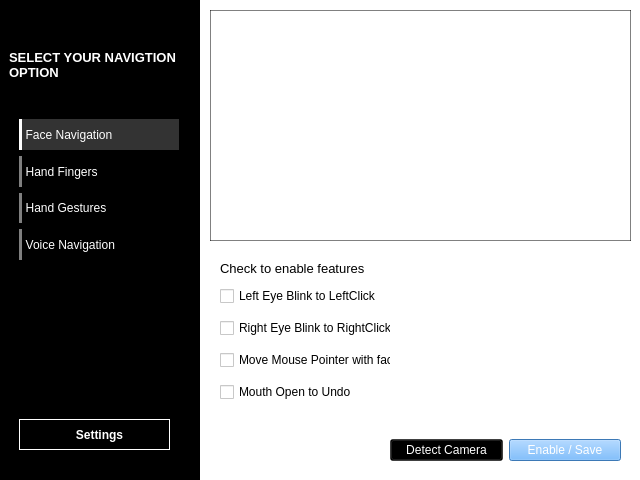
<?xml version="1.0" encoding="UTF-8"?>
<ui version="4.0">
 <class>MainWindow</class>
 <widget class="QDialog" name="MainWindow">
  <property name="geometry">
   <rect>
    <x>0</x>
    <y>0</y>
    <width>640</width>
    <height>480</height>
   </rect>
  </property>
  <property name="focusPolicy">
   <enum>Qt::StrongFocus</enum>
  </property>
  <property name="windowTitle">
   <string>Dialog</string>
  </property>
  <property name="styleSheet">
   <string notr="true">background-color: rgb(255, 255, 255);</string>
  </property>
  <widget class="QFrame" name="frame">
   <property name="geometry">
    <rect>
     <x>-1</x>
     <y>-1</y>
     <width>201</width>
     <height>481</height>
    </rect>
   </property>
   <property name="autoFillBackground">
    <bool>false</bool>
   </property>
   <property name="styleSheet">
    <string notr="true">background-color: rgb(0, 0, 0);</string>
   </property>
   <property name="frameShape">
    <enum>QFrame::StyledPanel</enum>
   </property>
   <property name="frameShadow">
    <enum>QFrame::Raised</enum>
   </property>
   <widget class="QLabel" name="label">
    <property name="geometry">
     <rect>
      <x>10</x>
      <y>10</y>
      <width>171</width>
      <height>111</height>
     </rect>
    </property>
    <property name="font">
     <font>
      <family>Microsoft Sans Serif</family>
      <pointsize>10</pointsize>
      <weight>75</weight>
      <bold>true</bold>
     </font>
    </property>
    <property name="styleSheet">
     <string notr="true">color: rgb(255, 255, 255);</string>
    </property>
    <property name="text">
     <string>SELECT YOUR NAVIGTION OPTION</string>
    </property>
    <property name="wordWrap">
     <bool>true</bool>
    </property>
    <property name="margin">
     <number>8</number>
    </property>
   </widget>
   <widget class="QWidget" name="verticalLayoutWidget">
    <property name="geometry">
     <rect>
      <x>20</x>
      <y>120</y>
      <width>160</width>
      <height>141</height>
     </rect>
    </property>
    <layout class="QVBoxLayout" name="verticalLayout">
     <item>
      <widget class="QLabel" name="nav_face">
       <property name="styleSheet">
        <string notr="true">color: rgb(255, 255, 255);
background-color: rgba(255, 255, 255,0.2);
border-left: 3px solid rgba(255,255,255,1);</string>
       </property>
       <property name="text">
        <string>  Face Navigation</string>
       </property>
       <property name="scaledContents">
        <bool>false</bool>
       </property>
       <property name="alignment">
        <set>Qt::AlignLeading|Qt::AlignLeft|Qt::AlignVCenter</set>
       </property>
       <property name="wordWrap">
        <bool>true</bool>
       </property>
       <property name="margin">
        <number>8</number>
       </property>
      </widget>
     </item>
     <item>
      <widget class="QLabel" name="nav_fingers">
       <property name="styleSheet">
        <string notr="true">color: rgb(255, 255, 255);
border-left: 3px solid rgba(255,255,255,0.5);</string>
       </property>
       <property name="text">
        <string>  Hand Fingers</string>
       </property>
       <property name="wordWrap">
        <bool>true</bool>
       </property>
       <property name="margin">
        <number>8</number>
       </property>
      </widget>
     </item>
     <item>
      <widget class="QLabel" name="nav_gestures">
       <property name="styleSheet">
        <string notr="true">color: rgb(255, 255, 255);
border-left: 3px solid rgba(255,255,255,0.5);</string>
       </property>
       <property name="text">
        <string>  Hand Gestures</string>
       </property>
       <property name="wordWrap">
        <bool>true</bool>
       </property>
       <property name="margin">
        <number>8</number>
       </property>
      </widget>
     </item>
     <item>
      <widget class="QLabel" name="nav_voice">
       <property name="styleSheet">
        <string notr="true">color: rgb(255, 255, 255);
border-left: 3px solid rgba(255,255,255,0.5);</string>
       </property>
       <property name="text">
        <string>  Voice Navigation</string>
       </property>
       <property name="wordWrap">
        <bool>true</bool>
       </property>
       <property name="margin">
        <number>8</number>
       </property>
      </widget>
     </item>
    </layout>
   </widget>
   <widget class="QPushButton" name="settingsButton">
    <property name="enabled">
     <bool>true</bool>
    </property>
    <property name="geometry">
     <rect>
      <x>20</x>
      <y>420</y>
      <width>151</width>
      <height>31</height>
     </rect>
    </property>
    <property name="sizePolicy">
     <sizepolicy hsizetype="Minimum" vsizetype="Fixed">
      <horstretch>0</horstretch>
      <verstretch>0</verstretch>
     </sizepolicy>
    </property>
    <property name="font">
     <font>
      <family>Microsoft Sans Serif</family>
      <weight>75</weight>
      <bold>true</bold>
     </font>
    </property>
    <property name="mouseTracking">
     <bool>false</bool>
    </property>
    <property name="styleSheet">
     <string notr="true">color: rgb(255, 255, 255);
border: 0.5px solid white;</string>
    </property>
    <property name="text">
     <string>   Settings</string>
    </property>
    <property name="icon">
     <iconset>
      <normaloff>../../../Downloads/settings.svg</normaloff>../../../Downloads/settings.svg</iconset>
    </property>
    <property name="iconSize">
     <size>
      <width>32</width>
      <height>16</height>
     </size>
    </property>
    <property name="autoDefault">
     <bool>true</bool>
    </property>
    <property name="default">
     <bool>false</bool>
    </property>
    <property name="flat">
     <bool>true</bool>
    </property>
   </widget>
  </widget>
  <widget class="QFrame" name="videoFrame">
   <property name="geometry">
    <rect>
     <x>210</x>
     <y>10</y>
     <width>421</width>
     <height>231</height>
    </rect>
   </property>
   <property name="styleSheet">
    <string notr="true">border: 1px solid rgba(0,0,0, 0.5);</string>
   </property>
   <property name="frameShape">
    <enum>QFrame::StyledPanel</enum>
   </property>
   <property name="frameShadow">
    <enum>QFrame::Raised</enum>
   </property>
  </widget>
  <widget class="QLabel" name="label_2">
   <property name="geometry">
    <rect>
     <x>220</x>
     <y>260</y>
     <width>201</width>
     <height>16</height>
    </rect>
   </property>
   <property name="font">
    <font>
     <family>Microsoft Sans Serif</family>
     <pointsize>10</pointsize>
    </font>
   </property>
   <property name="text">
    <string>Check to enable features</string>
   </property>
   <property name="wordWrap">
    <bool>true</bool>
   </property>
  </widget>
  <widget class="QWidget" name="verticalLayoutWidget_2">
   <property name="geometry">
    <rect>
     <x>220</x>
     <y>280</y>
     <width>171</width>
     <height>131</height>
    </rect>
   </property>
   <layout class="QVBoxLayout" name="verticalLayout_2">
    <item>
     <widget class="QCheckBox" name="checkBox">
      <property name="font">
       <font>
        <family>Microsoft Sans Serif</family>
       </font>
      </property>
      <property name="text">
       <string>Left Eye Blink to LeftClick</string>
      </property>
     </widget>
    </item>
    <item>
     <widget class="QCheckBox" name="checkBox_2">
      <property name="font">
       <font>
        <family>Microsoft Sans Serif</family>
       </font>
      </property>
      <property name="text">
       <string>Right Eye Blink to RightClick</string>
      </property>
     </widget>
    </item>
    <item>
     <widget class="QCheckBox" name="checkBox_3">
      <property name="font">
       <font>
        <family>Microsoft Sans Serif</family>
       </font>
      </property>
      <property name="text">
       <string>Move Mouse Pointer with face</string>
      </property>
     </widget>
    </item>
    <item>
     <widget class="QCheckBox" name="checkBox_4">
      <property name="font">
       <font>
        <family>Microsoft Sans Serif</family>
       </font>
      </property>
      <property name="text">
       <string>Mouth Open to Undo</string>
      </property>
     </widget>
    </item>
   </layout>
  </widget>
  <widget class="QWidget" name="horizontalLayoutWidget">
   <property name="geometry">
    <rect>
     <x>390</x>
     <y>430</y>
     <width>231</width>
     <height>41</height>
    </rect>
   </property>
   <layout class="QHBoxLayout" name="horizontalLayout">
    <item>
     <widget class="QPushButton" name="saveButton_2">
      <property name="enabled">
       <bool>true</bool>
      </property>
      <property name="mouseTracking">
       <bool>false</bool>
      </property>
      <property name="styleSheet">
       <string notr="true">background-color: rgba(0,0,0,0.5);
color: rgb(255, 255, 255);

</string>
      </property>
      <property name="text">
       <string>Detect Camera</string>
      </property>
      <property name="autoDefault">
       <bool>true</bool>
      </property>
      <property name="default">
       <bool>false</bool>
      </property>
      <property name="flat">
       <bool>false</bool>
      </property>
     </widget>
    </item>
    <item>
     <widget class="QPushButton" name="saveButton">
      <property name="enabled">
       <bool>true</bool>
      </property>
      <property name="mouseTracking">
       <bool>false</bool>
      </property>
      <property name="styleSheet">
       <string notr="true">background-color: rgb(85, 170, 255);
color: rgb(255, 255, 255);

</string>
      </property>
      <property name="text">
       <string>Enable / Save</string>
      </property>
      <property name="autoDefault">
       <bool>true</bool>
      </property>
      <property name="default">
       <bool>false</bool>
      </property>
      <property name="flat">
       <bool>false</bool>
      </property>
     </widget>
    </item>
   </layout>
  </widget>
 </widget>
 <resources/>
 <connections/>
</ui>
